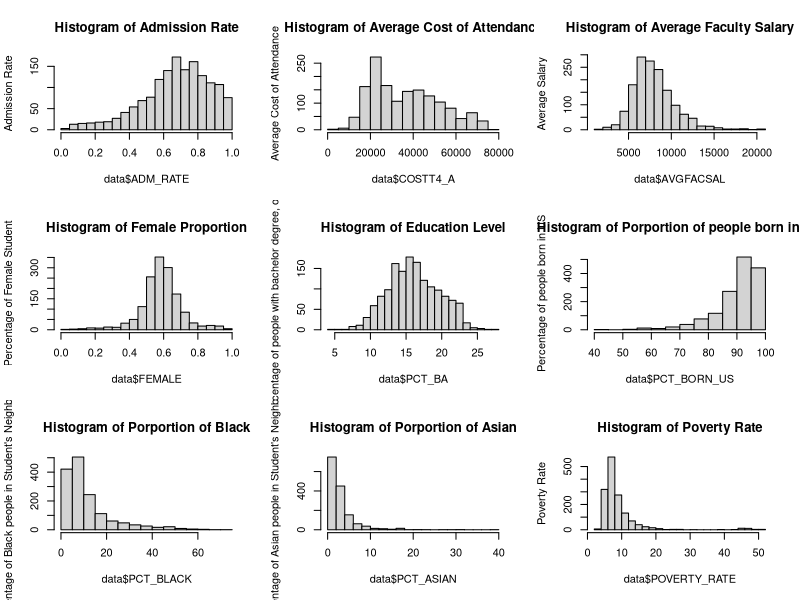
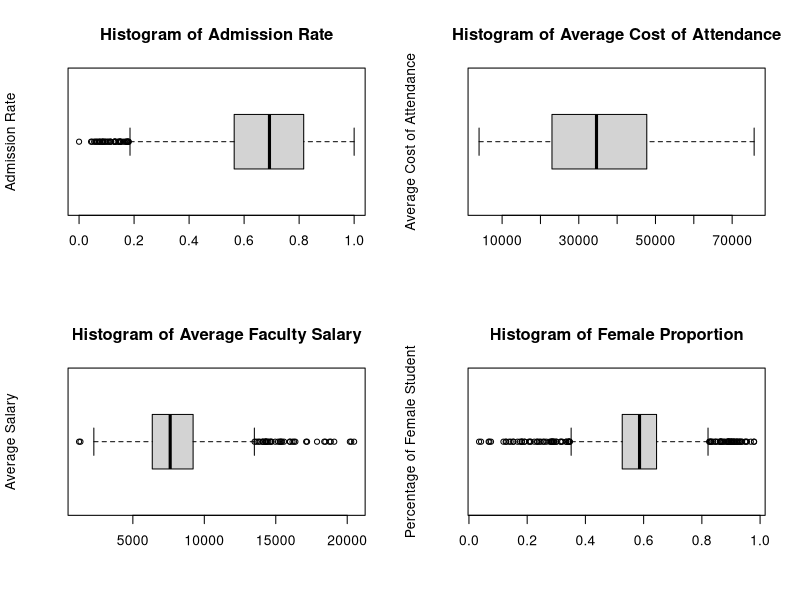
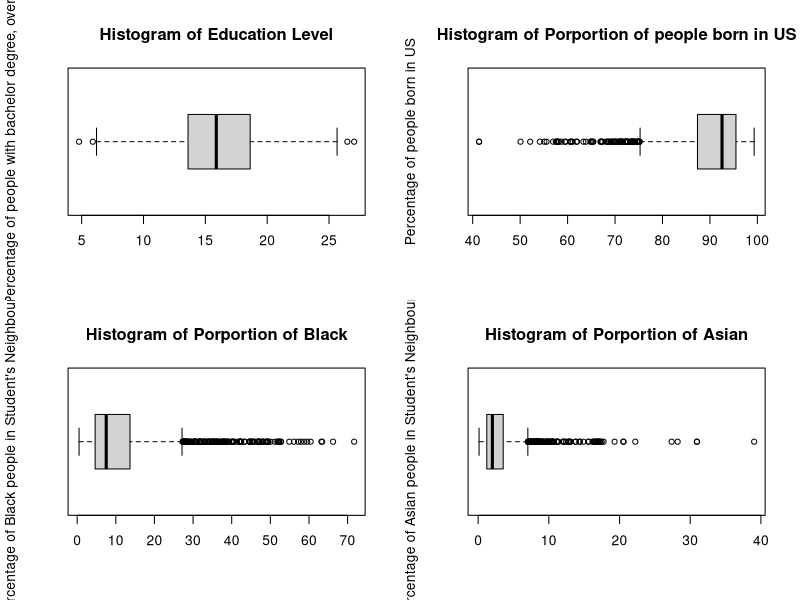
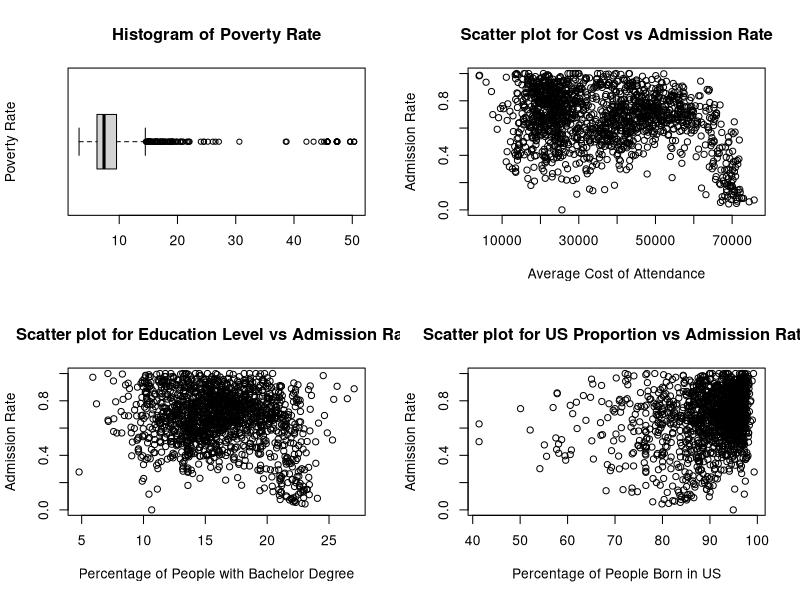
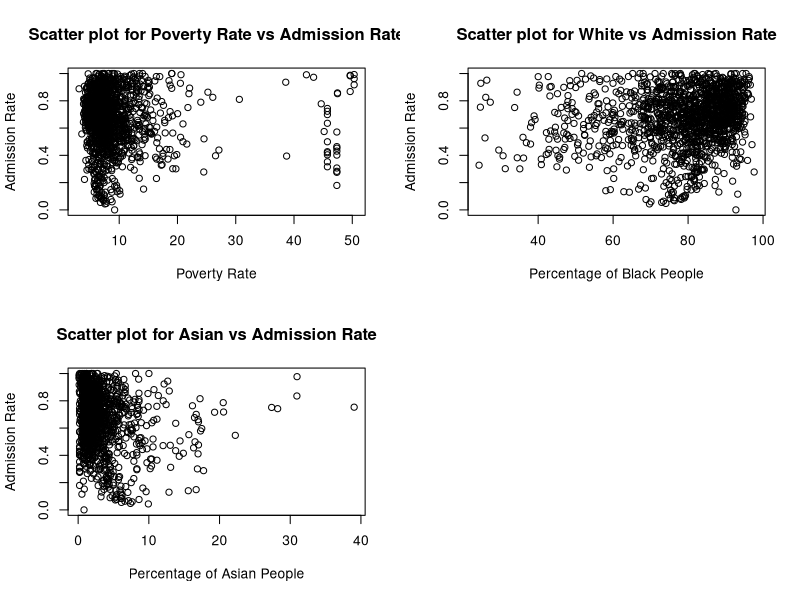

Write R code to recreate these figures, in order.
## ---- chunk 1
knitr::opts_chunk$set(echo = TRUE)
## ---- chunk 2
data <- read.csv("Video_project_dataset.csv")
data$REGION_1 = ifelse(data$REGION==1, 1, 0)
data$REGION_2 = ifelse(data$REGION==2, 1, 0)
data$REGION_3 = ifelse(data$REGION==3, 1, 0)
data$REGION_4 = ifelse(data$REGION==4, 1, 0)
data$REGION_5 = ifelse(data$REGION==5, 1, 0)
data$REGION_6 = ifelse(data$REGION==6, 1, 0)
data$REGION_7 = ifelse(data$REGION==7, 1, 0)
data$REGION_8 = ifelse(data$REGION==8, 1, 0)
data$REGION_9 = ifelse(data$REGION==9, 1, 0)
data$CONTROL_1 = ifelse(data$CONTROL==1, 1, 0)
data$CONTROL_2 = ifelse(data$CONTROL==2, 1, 0)
data$CONTROL_3 = ifelse(data$CONTROL==3, 1, 0)
summary(data)
## ---- chunk 3
par(mfrow=c(3,3))
hist(data$ADM_RATE, main="Histogram of Admission Rate", ylab="Admission Rate", breaks=20)
hist(data$COSTT4_A, main="Histogram of Average Cost of Attendance", ylab="Average Cost of Attendance",breaks=20)
hist(data$AVGFACSAL, main="Histogram of Average Faculty Salary", ylab="Average Salary",breaks=20)
hist(data$FEMALE, main="Histogram of Female Proportion", ylab="Percentage of Female Student",breaks=20)
hist(data$PCT_BA, main="Histogram of Education Level", ylab="Percentage of people with bachelor degree, over 25",breaks=20)
hist(data$PCT_BORN_US, main="Histogram of Porportion of people born in US", ylab="Percentage of people born in US",breaks=20)
hist(data$PCT_BLACK, main="Histogram of Porportion of Black", ylab="Percentage of Black people in Student's Neighbourhood",breaks=20)
hist(data$PCT_ASIAN, main="Histogram of Porportion of Asian", ylab="Percentage of Asian people in Student's Neighbourhood",breaks=20)
hist(data$POVERTY_RATE, main="Histogram of Poverty Rate", ylab="Poverty Rate",breaks=20)
## ---- chunk 4
par(mfrow=c(2,2))
boxplot(data$ADM_RATE, main="Histogram of Admission Rate", ylab="Admission Rate", horizontal=TRUE)
boxplot(data$COSTT4_A, main="Histogram of Average Cost of Attendance", ylab="Average Cost of Attendance",horizontal=TRUE)
boxplot(data$AVGFACSAL, main="Histogram of Average Faculty Salary", ylab="Average Salary",horizontal=TRUE)
boxplot(data$FEMALE, main="Histogram of Female Proportion", ylab="Percentage of Female Student",horizontal=TRUE)
boxplot(data$PCT_BA, main="Histogram of Education Level", ylab="Percentage of people with bachelor degree, over 25",horizontal=TRUE)
boxplot(data$PCT_BORN_US, main="Histogram of Porportion of people born in US", ylab="Percentage of people born in US",horizontal=TRUE)
boxplot(data$PCT_BLACK, main="Histogram of Porportion of Black", ylab="Percentage of Black people in Student's Neighbourhood",horizontal=TRUE)
boxplot(data$PCT_ASIAN, main="Histogram of Porportion of Asian", ylab="Percentage of Asian people in Student's Neighbourhood",horizontal=TRUE)
boxplot(data$POVERTY_RATE, main="Histogram of Poverty Rate", ylab="Poverty Rate",horizontal=TRUE)
## ---- chunk 5
plot(x=data$COSTT4_A,y=data$ADM_RATE,xlab="Average Cost of Attendance", ylab="Admission Rate", main="Scatter plot for Cost vs Admission Rate")
plot(x=data$PCT_BA,y=data$ADM_RATE,xlab="Percentage of People with Bachelor Degree", ylab="Admission Rate", main="Scatter plot for Education Level vs Admission Rate")
plot(x=data$PCT_BORN_US,y=data$ADM_RATE,xlab="Percentage of People Born in US", ylab="Admission Rate", main="Scatter plot for US Proportion vs Admission Rate")
plot(x=data$POVERTY_RATE,y=data$ADM_RATE,xlab="Poverty Rate", ylab="Admission Rate", main="Scatter plot for Poverty Rate vs Admission Rate")
plot(x=data$PCT_WHITE,y=data$ADM_RATE,xlab="Percentage of Black People", ylab="Admission Rate", main="Scatter plot for White vs Admission Rate")
plot(x=data$PCT_ASIAN,y=data$ADM_RATE,xlab="Percentage of Asian People", ylab="Admission Rate", main="Scatter plot for Asian vs Admission Rate")
## ---- chunk 6
mod1 <- lm(ADM_RATE ~ CONTROL_1+COSTT4_A+AVGFACSAL+FEMALE+PCT_WHITE+PCT_ASIAN+POVERTY_RATE+CONTROL_1*FEMALE+CONTROL_1*PCT_ASIAN, data=data)
summary(mod1)
## ---- chunk 7
mod1 <- lm(ADM_RATE ~ COSTT4_A+AVGFACSAL+FEMALE+PCT_WHITE+PCT_ASIAN+POVERTY_RATE, data=data)
mod2 <- lm(ADM_RATE ~ CONTROL_1+COSTT4_A+AVGFACSAL+FEMALE+PCT_WHITE+PCT_ASIAN+POVERTY_RATE+CONTROL_1*FEMALE+CONTROL_1*PCT_ASIAN, data=data)
anova(mod1,mod2)
## ---- chunk 8
mod3 <- lm(ADM_RATE ~ CONTROL_1+COSTT4_A+AVGFACSAL+FEMALE+PCT_WHITE+PCT_ASIAN+POVERTY_RATE+CONTROL_1*FEMALE+CONTROL_1*PCT_ASIAN, data=data)
mod4 <- lm(ADM_RATE ~ CONTROL_1+COSTT4_A+AVGFACSAL+FEMALE+PCT_WHITE+PCT_ASIAN+POVERTY_RATE+CONTROL_1*FEMALE+CONTROL_1*PCT_ASIAN+CONTROL_1*POVERTY_RATE+CONTROL_1*COSTT4_A+CONTROL_1*AVGFACSAL+CONTROL_1*PCT_WHITE, data=data)
anova(mod3,mod4)
